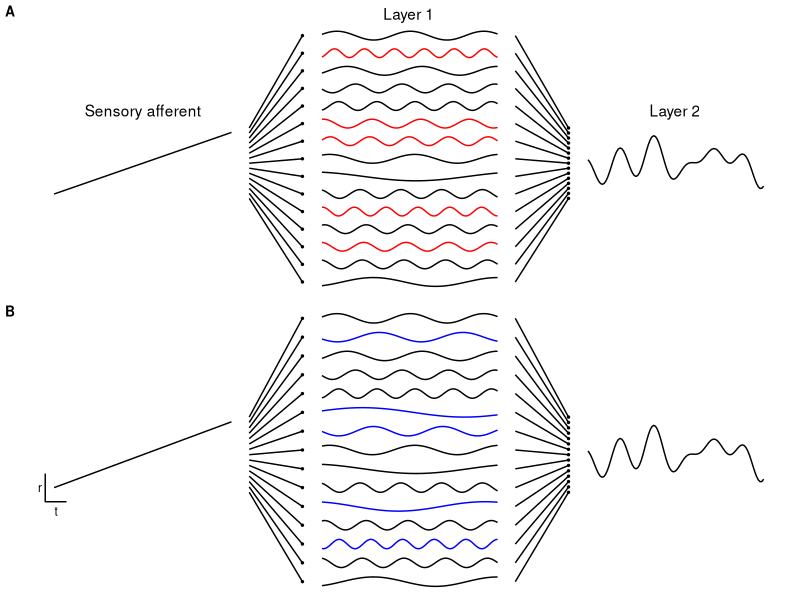
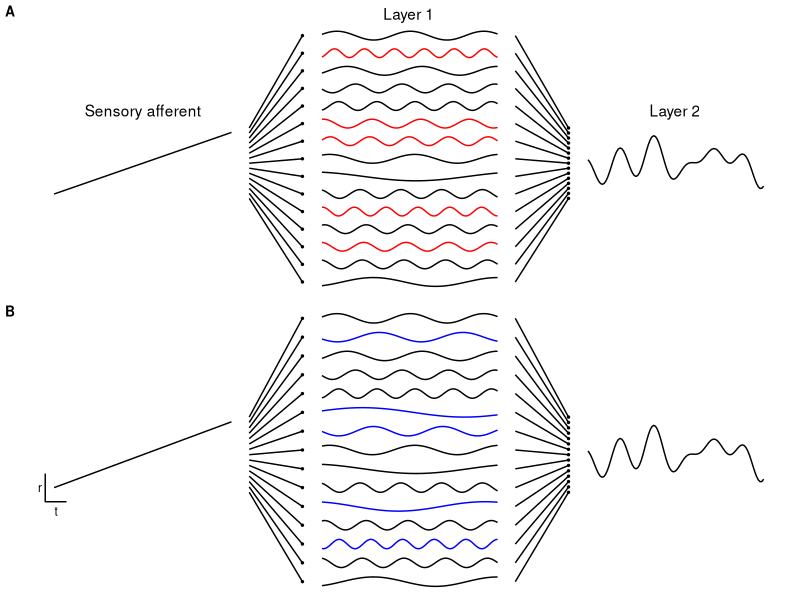

Write R code to recreate these figures, in order.
## ---- chunk 1
library(plyr); library(dplyr); library(reshape2); 
library(scales); library(ggplot2); library(cowplot)

set.seed(1234)
## ---- chunk 2
make_cosines = function(n_cosines) {
  x = seq(0, 2*pi, length=100)
  
  period = runif(n_cosines, min=pi/4, max=2*pi)
  phase = runif(n_cosines, min=0, max=2*pi)
  
  B = 2*pi / period
  C = phase * -B
  
  cosines = mapply(function(B, C) sin(B*x+C), B=period, C=phase)
  return(cosines)
}
## ---- chunk 3
n_cosines = 15

cosines = make_cosines(n_cosines=n_cosines) %>% 
  scales::rescale(to=c(0,1), from=c(-1, 1))
weights = rnorm(n_cosines)
PSP_sum = (cosines %*% weights) %>% scale(center=T, scale=F)

to_replace = c(3, 5, 9, 10, 14)

df_cosines = melt(cosines) %>%
  ddply(c("Var2"), function(df) mutate(df, value=value+Var2*2)) %>%
  mutate(replace=Var2 %in% to_replace)

replacement_cosines = make_cosines(n_cosines=5) %>% 
  scales::rescale(to=c(0,1), from=c(-1, 1))
replacement = cosines
replacement[,to_replace] = replacement_cosines
df_replacement = melt(replacement) %>%
  ddply(c("Var2"), function(df) mutate(df, value=value+Var2*2)) %>%
  mutate(replace=Var2 %in% to_replace)

g_top = ggplot(df_cosines, aes(Var1, value, group=Var2, color=replace)) +
  theme_void() +
  geom_line() + 
  xlim(-160, 250) +
  annotate("line", x=c(-150, -50), y=c(12.5, 19.5)) +
  annotate("line", x=151:250, y=PSP_sum+16) +
  annotate("segment", x=-40, y=seq(12, 20, length=15), xend=-10, yend=seq(2.5, 30.5, length=15)) +
  annotate("segment", x=110, y=seq(2.5, 30.5, length=15), xend=140, yend=seq(12, 20, length=15)) +
  annotate("point", x=140, y=seq(12, 20, length=15), size=0.5) +
  annotate("point", x=-10, y=seq(2.5, 30.5, length=15), size=0.5) +
  annotate("text", x=c(-100, 50, 200), y=c(22, 33, 22), label=c("Sensory afferent", "Layer 1", "Layer 2")) +
  scale_color_manual(values=c("black", "red")) +
  theme(legend.position = "none")

g_bottom = ggplot(df_replacement, aes(Var1, value, group=Var2, color=replace)) +
  theme_void() +
  geom_line() + 
  xlim(-160, 250) +
  annotate("line", x=c(-150, -50), y=c(12.5, 19.5)) +
  annotate("line", x=151:250, y=PSP_sum+16) +
  annotate("segment", x=-40, y=seq(12, 20, length=15), xend=-10, yend=seq(2.5, 30.5, length=15)) +
  annotate("segment", x=110, y=seq(2.5, 30.5, length=15), xend=140, yend=seq(12, 20, length=15)) +
  annotate("point", x=140, y=seq(12, 20, length=15), size=0.5) +
  annotate("point", x=-10, y=seq(2.5, 30.5, length=15), size=0.5) +
  annotate("path", x=c(-155, -155, -143), y=c(14, 11, 11)) +
  annotate("text", x=c(-149, -158), y=c(10, 12.5), label=c("t", "r"), size=3) +
  scale_color_manual(values=c("black", "blue")) +
  theme(legend.position = "none")

figure = ggdraw() +
  draw_plot(g_top, x = 0, y = .5, width = 1, height = .5) +
  draw_plot(g_bottom, x = 0, y = 0, width = 1, height = .5) +
  draw_plot_label(label = c("A", "B"), size = 10, x = c(0, 0), y = c(1, .5))

tiff("FIGURE1.tiff", width = 3.09, height = 3, units = "in", res = 300, compression = "lzw")
figure # Make plot
dev.off()
## ---- chunk 4
tiff("FIGURE1.tiff", width = 6.18, height = 4, units = 'in', res = 300, compression = 'none')
figure # Make plot
dev.off()
